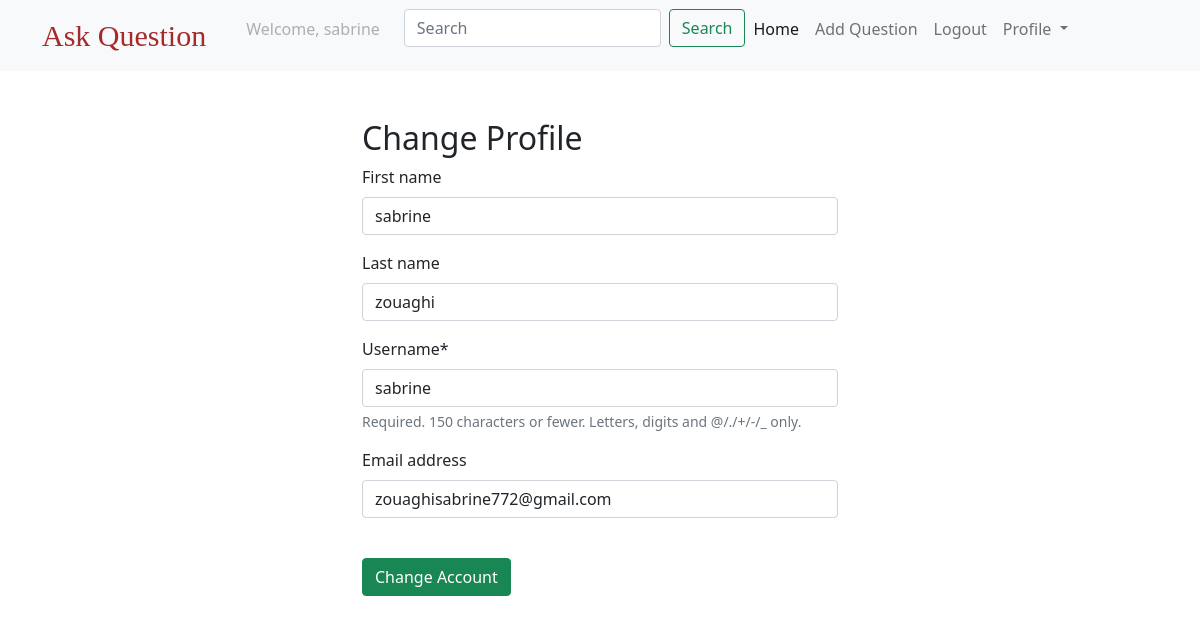
Screenshot of /profile/ (signed in) with the database file from the repository.
### users/models.py (models this page shows)
class CustomUser(AbstractUser):
    pass

### questions/views.py (the view)
# urls.py: path('profile/', change_profile, name='profile'),
@login_required
def change_profile(request):
    if request.method =="POST":
        form = ProfileForm(request.POST, instance=request.user)
        if form.is_valid():
            form.save()
            messages.success(request, 'Profile has been updated successfully')
    form = ProfileForm(instance=request.user)
    return render(request, 'registration/profile.html', {'form':form })

### questions/forms.py
class ProfileForm(forms.ModelForm):
    class Meta:
        model = User
        fields = ('first_name', 'last_name', 'username', 'email')

### templates/registration/profile.html (shortened to what this page needs)
{% extends 'base.html' %}
{% load crispy_forms_tags %}
{% block body %}
    <div class="container mt-5 profile-style">
        <h2>Change Profile</h2>
        <form action="" method="post" novalidate>
            {{form | crispy}}
            <input type="submit" value="Change Account" class="btn btn-success mt-4"/>
        </form>
    </div>
{% endblock %}

### templates/navbar.html (shortened to what this page needs)
<nav class="navbar navbar-expand-lg navbar-light bg-light">
  <div class="container">
    <a class="navbar-brand text-style" href="{% url 'qlist' %}">Ask Question</a>
    <div class="collapse navbar-collapse" id="navbarSupportedContent">
      <ul class="navbar-nav me-auto mb-2 mb-lg-0">
        {% if request.user.is_authenticated %}
        <li class="nav-item mx-3">
          <a class="nav-link disabled">Welcome, {{request.user.username}}</a>
        </li>
         <form class="d-flex">
           <input class="form-control me-2" type="search" placeholder="Search" aria-label="Search" name="q" >
           <button class="btn btn-outline-success" type="submit">Search</button>
        </form>
        <li class="nav-item">
          <a class="nav-link active" aria-current="page" href="{% url 'qlist' %}">Home</a>
        </li>
        <li class="nav-item">
          <a class="nav-link" href="{% url 'create_question' %}">Add Question</a>
        </li>
         <li class="nav-item">
          <a class="nav-link" href="{% url 'logout' %}">Logout</a>
        </li>
        <li class="nav-item dropdown">
          <a class="nav-link dropdown-toggle" href="#" id="navbarDropdown" role="button" data-bs-toggle="dropdown" aria-expanded="false">
            Profile
          </a>
        </li>
        {% endif %}
      </ul>
    </div>
  </div>
</nav>

### templates/navbar.html (style rules this page uses)
.text-style { font-size:30px !important; font-family: fantasy !important; color:brown !important; }

### templates/registration/profile.html (style rules this page uses)
.profile-style { width:500px; height:auto; }

### rows the page displays
CustomUser: user.username "sabrine", first_name "sabrine", last_name "zouaghi", username "sabrine", email "zouaghisabrine772@gmail.com"
